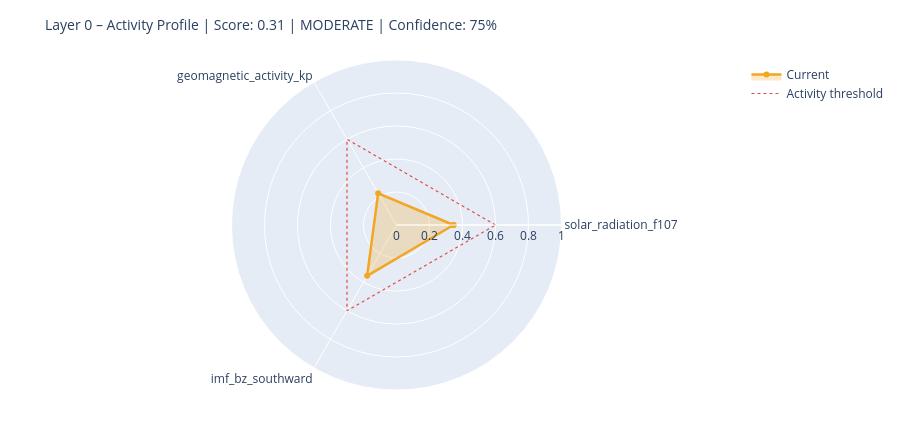

This figure's notebook cell:
### Markdown cell above
---
## 6. State Assessment & Handoff to Layer 1

### Code cell
# ============================================================
# STEP 1 – Collect raw values with source modes
# Mode: 'primary' | 'fallback_3h' | 'last_valid' | 'missing'
# ============================================================

def safe_last(df, col):
    if df is None or col not in df.columns: return None
    s = df[col].dropna()
    return float(s.iloc[-1]) if not s.empty else None

f107_now = safe_last(df_f107, 'f10.7')
bz_now   = safe_last(df_mag,  'bz_gsm')
kp_now   = safe_last(df_kp,   'kp')
sw_now   = safe_last(df_sw,   'speed')

source_modes = {
    'F10.7':    'primary'  if f107_now is not None else 'missing',
    'Kp':       'primary'  if kp_now   is not None else 'missing',
    'IMF_Bz':   'primary'  if bz_now   is not None else 'missing',
    'SW_speed': 'primary'  if sw_now   is not None else 'missing',
}

# Kp Fallback – 3h endpoint
if kp_now is None:
    try:
        r = requests.get(
            'https://services.swpc.noaa.gov/json/noaa-planetary-k-index.json',
            timeout=10)
        r.raise_for_status()
        fb = pd.DataFrame(r.json())
        tc = next((c for c in fb.columns if 'time' in c.lower()), fb.columns[0])
        kc = next((c for c in fb.columns if 'kp' in c.lower() and c != tc), None)
        if kc:
            fb[kc] = fb[kc].astype(str).str.extract(r'([0-9]+(?:\.[0-9]*)?)')[0]
            fb[kc] = pd.to_numeric(fb[kc], errors='coerce')
            fb = fb[fb[kc] >= 0].dropna(subset=[kc])
            if not fb.empty:
                kp_now = float(fb[kc].iloc[-1])
                source_modes['Kp'] = 'fallback_3h'
                print(f'  Kp fallback (3h): {kp_now:.1f}')
    except Exception as e:
        print(f'  Kp fallback failed: {e}')

# Solar Wind Fallback – last valid value
if sw_now is None and df_sw is not None and 'speed' in df_sw.columns:
    s = df_sw['speed'].dropna()
    if not s.empty:
        sw_now = float(s.iloc[-1])
        source_modes['SW_speed'] = 'last_valid'
        print(f'  SW fallback (last_valid): {sw_now:.0f} km/s')

print()
print('Source modes:', source_modes)

# ============================================================
# STEP 2 – Score from available components only
# ============================================================

def norm(v, lo, hi):
    if v is None: return None
    return max(0.0, min(1.0, (v - lo) / (hi - lo)))

COMPONENTS = {
    'solar_radiation_f107':    (f107_now, norm(f107_now, 60, 250)),
    'geomagnetic_activity_kp': (kp_now,   norm(kp_now,   0,   9)),
    'imf_bz_southward':        (bz_now,   norm(-(bz_now or 0) if bz_now else None, -5, 30)
                                           if bz_now is not None else None),
    'solar_wind_speed':        (sw_now,   norm(sw_now, 300, 800)),
}

available   = {k: v[1] for k, v in COMPONENTS.items() if v[1] is not None}
unavailable = [k for k, v in COMPONENTS.items() if v[1] is None]

layer0_score = round(sum(available.values()) / len(available), 4) if available else None
confidence   = round(len(available) / len(COMPONENTS), 2)

level = ('unknown'  if layer0_score is None
         else 'calm'     if layer0_score < 0.3
         else 'moderate' if layer0_score < 0.6
         else 'active')

# ============================================================
# STEP 3 – Dominant Driver
# ============================================================

def dominant_driver(kp, f107, bz, sw):
    candidates = []
    if kp   is not None and kp   >= 4:   candidates.append(('geomagnetic',    kp / 9))
    if sw   is not None and sw   >= 500:  candidates.append(('solar_wind',     sw / 800))
    if bz   is not None and bz   <= -5:   candidates.append(('imf_southward',  abs(bz) / 30))
    if f107 is not None and f107 >= 150:  candidates.append(('solar_radiation',f107 / 250))
    return max(candidates, key=lambda x: x[1])[0] if candidates else 'none'

driver = dominant_driver(kp_now, f107_now, bz_now, sw_now)

# ============================================================
# STEP 4 – Downstream expectations
# ============================================================

def downstream_expectation(driver, score, kp, bz, f107):
    exp = {
        'magnetosphere':        'calm',
        'ionosphere':           'calm',
        'schumann_resonance':   'unchanged',
        'lithosphere_currents': 'low',
    }
    if driver == 'geomagnetic' or (kp and kp >= 5):
        exp['magnetosphere']        = 'compressed / storm'
        exp['ionosphere']           = 'elevated disturbance (TEC variability)'
        exp['schumann_resonance']   = 'elevated amplitude possible'
        exp['lithosphere_currents'] = 'elevated induction currents'
    elif driver == 'imf_southward' or (bz and bz <= -5):
        exp['magnetosphere']        = 'energy coupling active'
        exp['ionosphere']           = 'elevated electron density possible'
        exp['schumann_resonance']   = 'slight modulation possible'
    elif driver == 'solar_radiation' or (f107 and f107 >= 150):
        exp['ionosphere']           = 'elevated ionization (F-layer)'
        exp['schumann_resonance']   = 'slightly elevated background activity'
    return exp

downstream = downstream_expectation(driver, layer0_score, kp_now, bz_now, f107_now)

# ============================================================
# CONSOLE OUTPUT
# ============================================================

W = 58
print('=' * W)
print('LAYER 0 – STATE ASSESSMENT')
print('=' * W)
for name, (raw_v, score_v) in COMPONENTS.items():
    if score_v is not None:
        bar = '█' * int(score_v * 20) + '░' * (20 - int(score_v * 20))
        print(f'  {name:<35}  {bar}  {score_v:.2f}')
    else:
        print(f'  {name:<35}  {"─" * 20}  n/a')
print('-' * W)
print(f'  Score ({len(available)}/{len(COMPONENTS)} components):  {layer0_score:.3f}')
print(f'  Confidence:         {confidence:.0%}')
print(f'  Level:              {level.upper()}')
print(f'  Dominant Driver:    {driver}')

# Radar chart
cats = list(available.keys())
vals = list(available.values())
if len(cats) >= 3:
    fig = go.Figure()
    fig.add_trace(go.Scatterpolar(
        r=vals + [vals[0]], theta=cats + [cats[0]],
        fill='toself', fillcolor='rgba(242,166,35,0.25)',
        line=dict(color='#F2A623', width=2.5), name='Current'
    ))
    fig.add_trace(go.Scatterpolar(
        r=[0.6] * (len(cats) + 1), theta=cats + [cats[0]],
        line=dict(color='#E24B4A', dash='dot', width=1.2),
        mode='lines', name='Activity threshold'
    ))
    fig.update_layout(
        title=dict(text=f'Layer 0 – Activity Profile | Score: {layer0_score:.2f} | {level.upper()} | Confidence: {confidence:.0%}',
                   font=dict(size=14)),
        polar=dict(radialaxis=dict(visible=True, range=[0, 1])),
        height=430, showlegend=True,
        margin=dict(l=60, r=60, t=60, b=40)
    )
    fig.show()

### Figure 1 — Plotly figure (JSON) as saved in the notebook; plotly's stock layout.template omitted (floating-point values rounded to 4 significant figures)
{"data": [{"fill": "toself", "fillcolor": "rgba(242,166,35,0.25)", "line": {"color": "#F2A623", "width": 2.5}, "name": "Current", "r": [0.3457, 0.2222, 0.356, 0.3457], "theta": ["solar_radiation_f107", "geomagnetic_activity_kp", "imf_bz_southward", "solar_radiation_f107"], "type": "scatterpolar"}, {"line": {"color": "#E24B4A", "dash": "dot", "width": 1.2}, "mode": "lines", "name": "Activity threshold", "r": [0.6, 0.6, 0.6, 0.6], "theta": ["solar_radiation_f107", "geomagnetic_activity_kp", "imf_bz_southward", "solar_radiation_f107"], "type": "scatterpolar"}], "layout": {"height": 430, "margin": {"b": 40, "l": 60, "r": 60, "t": 60}, "polar": {"radialaxis": {"range": [0, 1], "visible": true}}, "showlegend": true, "title": {"font": {"size": 14}, "text": "Layer 0 – Activity Profile | Score: 0.31 | MODERATE | Confidence: 75%"}}}
